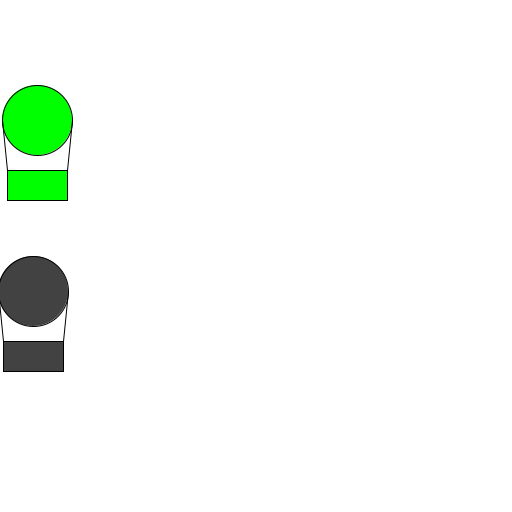
Frame 1 (no input)
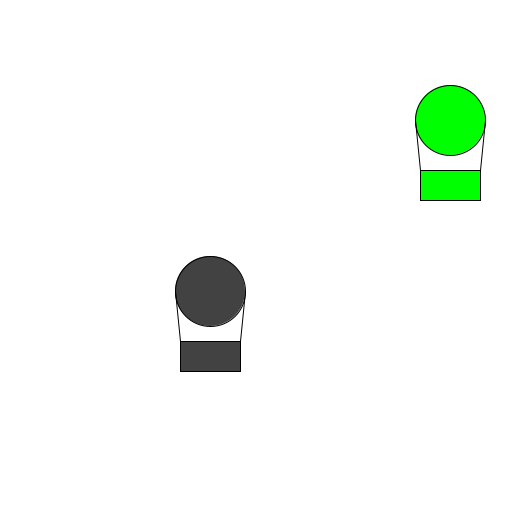
Frame 60 (the mouse pressed at the canvas centre just before this capture)
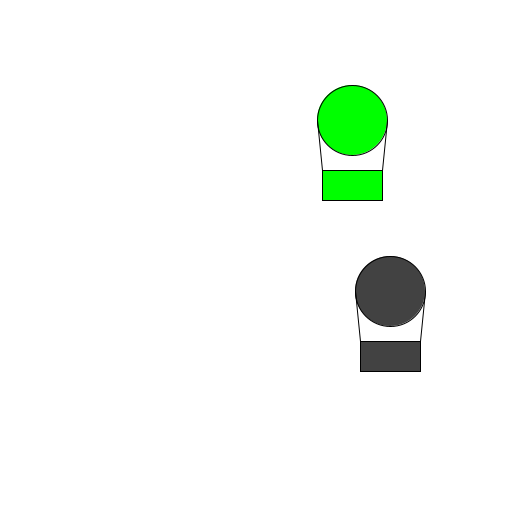
Frame 120 (the mouse held since frame 60 and released just before this capture)

The Processing sketch that drew these frames (run headless with seeded random() and noise(); from frame 60 on, the mouse is pressed at the canvas centre):

// Processing sketch: Animazione
// ── Animazione.pde
Mongolfiera m;
MongolfieraMotorizzata mm;
void setup(){
  size(512,512);
  int speed=int(random(2,11));
  m=new Mongolfiera(0,height/3,speed);
  mm=new MongolfieraMotorizzata(0,int((height*2)/3),speed/2);
}
void draw(){
  background(255);
  m.run();
  mm.run();
}

void keyPressed(){
  if(key=='r' || key=='R') setup();
}

// ── MongolfieraMotorizzata.pde
class MongolfieraMotorizzata extends Mongolfiera{
  MongolfieraMotorizzata(int x,int y,int vel){
    super(x,y,vel);
    c=color(int(random(255)));
  }
  

  
  void display(){
  fill(c);
  rect(posx,posy,60,30);
  ellipse(posx+30,posy-50,70,70);
  line(posx,posy,posx-5,posy-50);
  line(posx+60,posy,posx+65,posy-50);
  }
  
  void border(){
  if(posx+60>512||posx<0){
    velx=-velx;
  }
  
  }
  
  void run(){
  border();
  move();
  display();
  }
}

// ── Mongolfiera_.pde
class Mongolfiera{
  int posx,posy,velx,lun,alt,dia;
  color c;
  Mongolfiera(int x,int y,int vel){
   this.posx=x;
   this.posy=y;
   this.velx=vel;
   lun=60;
   alt=30;
   dia=70;
  }
  void move(){
  posx+=velx;
  }
  
  void display(){
  fill(0,255,0);
  rect(posx,posy,60,30);
  ellipse(posx+30,posy-50,70,70);
  line(posx,posy,posx-5,posy-50);
  line(posx+60,posy,posx+65,posy-50);
  }
  
  void border(){
  if(posx>512){
    posx=0;
  }
  }
  
  void run(){
  border();
  move();
  display();
  }
}
